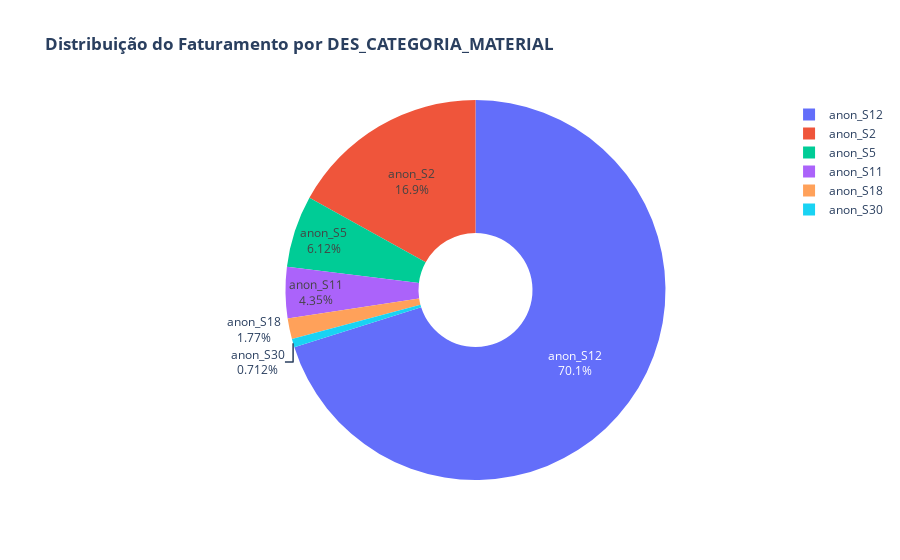

Notebook code cell kept with this figure:
### Markdown cell above
####    3.2 Categoria do Material (DES_CATEGORIA_MATERIAL)

### Code cell
col = 'DES_CATEGORIA_MATERIAL'

df_grouped = df.groupby([col])['VL_RECEITA_BRUTA'].sum().astype(int).reset_index()


fig = go.Figure(data=[go.Pie(labels=df_grouped[col], values=df_grouped['VL_RECEITA_BRUTA'], hole=.3, textinfo='label+percent')])
fig.update_layout(title_text=f"<b>Distribuição do Faturamento por {col}</b>")
fig.show()

### Figure 1 — Plotly figure (JSON) as saved in the notebook; plotly's stock layout.template omitted (floating-point values rounded to 4 significant figures)
{"data": [{"hole": 0.3, "labels": ["anon_S11", "anon_S12", "anon_S18", "anon_S2", "anon_S30", "anon_S5"], "textinfo": "label+percent", "type": "pie", "values": [4893900811, 78980652522, 1990771838, 19066518835, 802070640, 6889900527]}], "layout": {"title": {"text": "<b>Distribuição do Faturamento por DES_CATEGORIA_MATERIAL</b>"}}}
